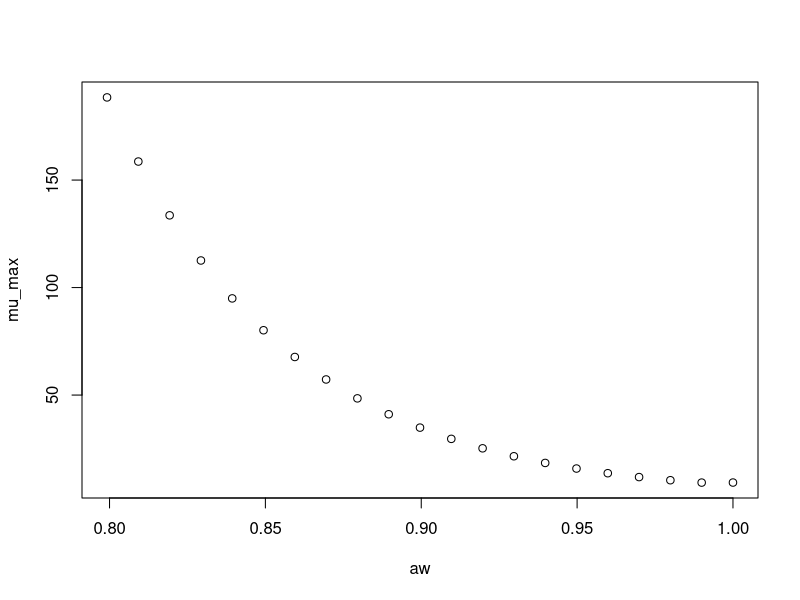

R code for this plot:
#############################
# start of Parameter script
#############################
aw <- seq(0.799200799200799,0.999999,length.out=21)
#############################
# end of Parameter script
#############################
############################# 
# start of Model script Gropin ID 1367 
#############################
 
# constant coefficients for this model
 
variables <- data.frame(aw)
argumentsPar <- expand.grid(variables)
 
# heart of the model
response_surface <- function(aw) {
   mumax <-exp(2.233-1.990*sqrt(1-aw)+19.41*(sqrt(1-aw))^2)

return(mumax=mumax)
} 

# output parameters
mumax <- cbind(argumentsPar,response_surface(argumentsPar['aw']))
colnames(mumax) <- c(colnames(argumentsPar),'mumax')
#############################
# End of Model script
#############################
############################# 
# start of Visualisation script Gropin ID 1367 
#############################
plot(aw,mumax$mumax,
                          xlab='aw',
                          ylab='mu_max')
#############################
# End of Visualisation script
#############################
